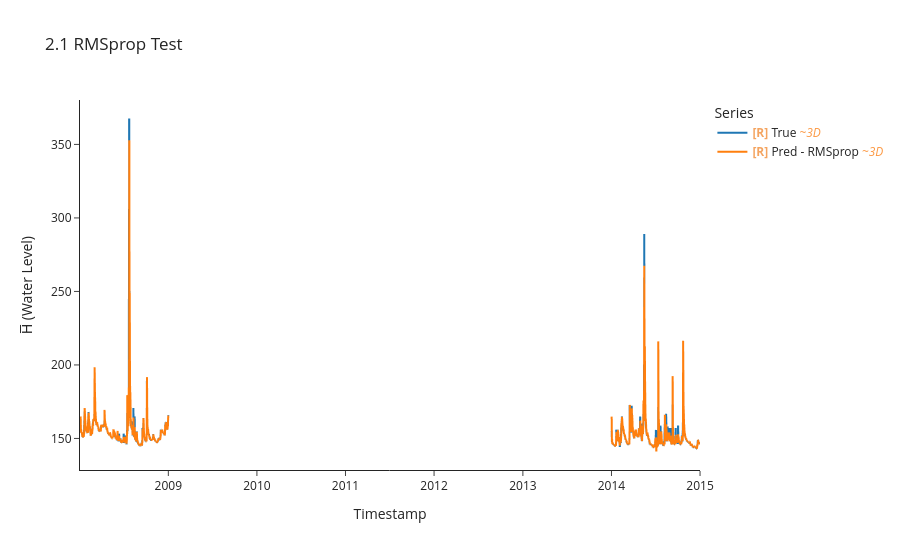

Notebook cell for this chart:
### Code cell
y_te_rms, y_pe_rms, idx_te_rms = uf.model_evaluate_with_norm(
    model_rms, crit_rms, BEST_TEST_DS, test_df.index, LOOKBACK, HORIZON, BATCH_SIZE
)
uf.calculate_metrics_and_plot(
    {"RMSprop": (y_te_rms, y_pe_rms, idx_te_rms)},
    plot_title="2.1 RMSprop Test",
    export_metrics=True, export_html=True,
    export_file_name="results/testing/online/p2_rmsprop",
)
uf.export_results_to_csv(
    {"RMSprop": (y_te_rms, y_pe_rms, idx_te_rms)},
    "results/testing/predictions_vs_true/online"
)

### Figure 1 — Plotly figure (JSON) as saved in the notebook; plotly's stock layout.template omitted (floating-point values rounded to 4 significant figures; data arrays with more than 128 entries replaced by an {"elided": "..."} marker saying what was removed)
{"data": [{"hovertemplate": "Legend=True<br>Timestamp=%{x}<br>H̅ (Water Level)=%{y}<extra></extra>", "legendgroup": "True", "line": {"color": "#1f77b4", "dash": "solid", "width": 2}, "marker": {"symbol": "circle"}, "mode": "lines", "name": "<b style=\"color:sandybrown\">[R]</b> True <i style=\"color:#fc9944\">~3D</i>", "showlegend": true, "type": "scattergl", "uid": "07947a89-6a37-4a71-833c-cc41ef56e3dd", "x": {"elided": "1001 str values"}, "xaxis": "x", "y": {"elided": "1001 float values"}, "yaxis": "y"}, {"hovertemplate": "Legend=Pred - RMSprop<br>Timestamp=%{x}<br>H̅ (Water Level)=%{y}<extra></extra>", "legendgroup": "Pred - RMSprop", "line": {"color": "#ff7f0e", "dash": "solid", "width": 2}, "marker": {"symbol": "circle"}, "mode": "lines", "name": "<b style=\"color:sandybrown\">[R]</b> Pred - RMSprop <i style=\"color:#fc9944\">~3D</i>", "showlegend": true, "type": "scattergl", "uid": "aa2db449-8418-40b1-a8bd-cefc8b977bef", "x": {"elided": "1001 str values"}, "xaxis": "x", "y": {"elided": "1001 float values"}, "yaxis": "y"}], "layout": {"height": 550, "legend": {"title": {"text": "Series"}, "tracegroupgap": 0}, "title": {"text": "2.1 RMSprop Test"}, "xaxis": {"anchor": "y", "domain": [0, 1], "title": {"text": "Timestamp"}}, "yaxis": {"anchor": "x", "domain": [0, 1], "title": {"text": "H̅ (Water Level)"}}}}
